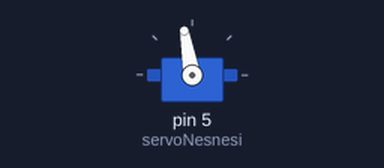
Bench run of a sketch on a simulated Arduino Uno, built with avr-gcc and run on an emulated ATmega328P. Shown: servo.

Above: at 0.05 s.
Timing chart, 0 to 4.6 s (numbered marks = the images above):
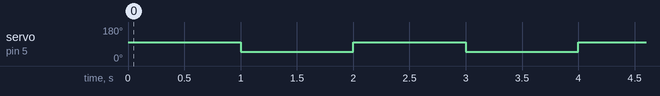

The sketch:

servo-motor.ino
```cpp
#include <Servo.h>  /* Servo kutuphanesi projeye dahil edildi */
Servo servoNesnesi;  /* servo motor nesnesi yaratildi */

void setup()
{
  servoNesnesi.attach(5);  /* Servo motor 5 numarali pine baglandi */
}

void loop()
{
  servoNesnesi.write(100);  /* Motorun mili 100. dereceye donuyor */
  delay(1000);
  servoNesnesi.write(50);   /* Motor mili 50. dereceye donuyor */
  delay(1000);

}
```

Measured:
- by itself, servo on pin 5 (servoNesnesi): alternates 100° for 1.0 s and 50° for 1.0 s
